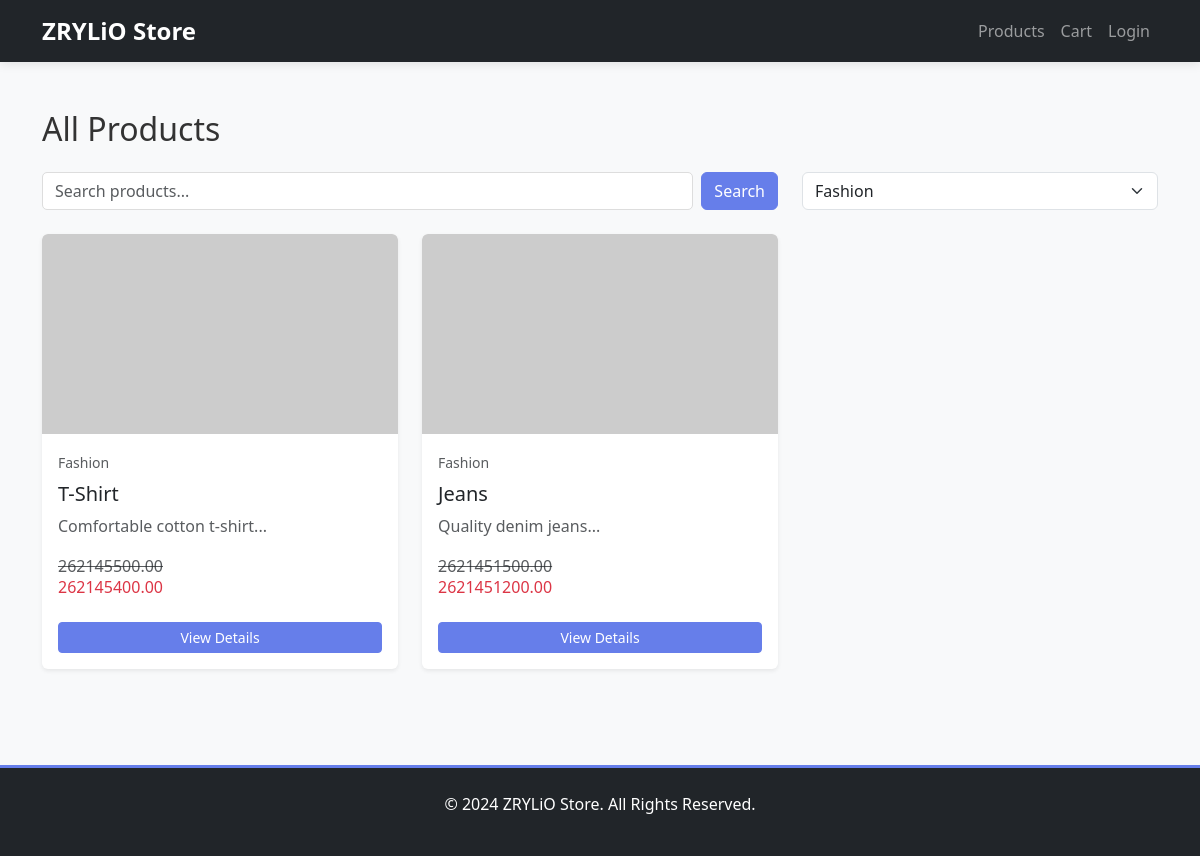
The app's page /products.php?category=2 with its own data.
### tables this page shows
CREATE TABLE products (
    id INT PRIMARY KEY AUTO_INCREMENT,
    category_id INT NOT NULL,
    name VARCHAR(200) NOT NULL,
    slug VARCHAR(200) UNIQUE,
    description TEXT,
    price DECIMAL(10, 2) NOT NULL,
    discount_price DECIMAL(10, 2),
    stock INT DEFAULT 0,
    image VARCHAR(255),
    gallery JSON,
    status ENUM('active', 'inactive') DEFAULT 'active',
    created_at TIMESTAMP DEFAULT CURRENT_TIMESTAMP,
    updated_at TIMESTAMP DEFAULT CURRENT_TIMESTAMP ON UPDATE CURRENT_TIMESTAMP,
    FOREIGN KEY (category_id) REFERENCES categories(id) ON DELETE CASCADE
);

CREATE TABLE categories (
    id INT PRIMARY KEY AUTO_INCREMENT,
    name VARCHAR(100) NOT NULL,
    slug VARCHAR(100) UNIQUE,
    description TEXT,
    image VARCHAR(255),
    created_at TIMESTAMP DEFAULT CURRENT_TIMESTAMP
);

### products.php (the view, shortened to what this page needs)
<?php
require_once 'config.php';
$category_id = isset($_GET['category']) ? intval($_GET['category']) : null;
$search = isset($_GET['search']) ? $db->real_escape_string($_GET['search']) : '';
$query = "SELECT p.*, c.name as category_name FROM products p JOIN categories c ON p.category_id = c.id WHERE p.status = 'active'";
if ($category_id) {
    $query .= " AND p.category_id = $category_id";
}
$result = $db->query($query);
$products = $result->fetch_all(MYSQLI_ASSOC);
$cat_query = "SELECT * FROM categories";
$cat_result = $db->query($cat_query);
$categories = $cat_result->fetch_all(MYSQLI_ASSOC);
?>
<!DOCTYPE html>
<html lang="en">
<head>
    <link rel="stylesheet" href="https://cdn.jsdelivr.net/npm/bootstrap@5.3.0/dist/css/bootstrap.min.css">
    <link rel="stylesheet" href="css/style.css">
</head>
<body>
    <nav class="navbar navbar-expand-lg navbar-dark bg-dark sticky-top">
        <div class="container">
            <a class="navbar-brand fw-bold" href="index.php"><?php echo SITE_NAME; ?></a>
            <div class="collapse navbar-collapse" id="navbarNav">
                <ul class="navbar-nav ms-auto">
                    <li class="nav-item"><a class="nav-link" href="products.php">Products</a></li>
                    <li class="nav-item"><a class="nav-link" href="cart.php">Cart</a></li>
                    <?php if (isset($_SESSION['user_id'])): ?>
                        <li class="nav-item"><a class="nav-link" href="customer-dashboard.php">Dashboard</a></li>
                        <li class="nav-item"><a class="nav-link" href="logout.php">Logout</a></li>
                    <?php else: ?>
                        <li class="nav-item"><a class="nav-link" href="login.php">Login</a></li>
                    <?php endif; ?>
                </ul>
            </div>
        </div>
    </nav>
    <section class="py-5">
        <div class="container">
            <h2 class="mb-4">All Products</h2>
            <div class="row mb-4">
                <div class="col-md-8">
                    <form method="GET" class="d-flex gap-2">
                        <input type="text" name="search" class="form-control" placeholder="Search products..." value="<?php echo $search; ?>">
                        <button type="submit" class="btn btn-primary">Search</button>
                    </form>
                </div>
                <div class="col-md-4">
                    <select class="form-select" onchange="window.location.href='products.php?category=' + this.value">
                        <?php foreach ($categories as $cat): ?>
                            <option value="<?php echo $cat['id']; ?>" <?php echo ($category_id == $cat['id']) ? 'selected' : ''; ?>>
                                <?php echo $cat['name']; ?>
                            </option>
                        <?php endforeach; ?>
                    </select>
                </div>
            </div>
            <div class="row g-4">
                <?php if (count($products) > 0): ?>
                    <?php foreach ($products as $product): ?>
                    <div class="col-md-6 col-lg-4">
                        <div class="product-card card h-100 shadow-sm">
                            <img src="https://via.placeholder.com/300x200" class="card-img-top" alt="<?php echo $product['name']; ?>">
                            <div class="card-body">
                                <small class="text-muted"><?php echo $product['category_name']; ?></small>
                                <h5 class="card-title mt-2"><?php echo $product['name']; ?></h5>
                                <p class="card-text text-muted"><?php echo substr($product['description'], 0, 60); ?>...</p>
                                <div class="d-flex justify-content-between align-items-center mt-3">
                                    <div>
                                        <?php if ($product['discount_price']): ?>
                                            <span class="text-muted"><del><?php echo CURRENCY_SYMBOL; echo $product['price']; ?></del></span>
                                            <h6 class="text-danger"><?php echo CURRENCY_SYMBOL; echo $product['discount_price']; ?></h6>
                                        <?php else: ?>
                                            <h6><?php echo CURRENCY_SYMBOL; echo $product['price']; ?></h6>
                                        <?php endif; ?>
                                    </div>
                                </div>
                                <a href="product-details.php?id=<?php echo $product['id']; ?>" class="btn btn-primary btn-sm mt-3 w-100">View Details</a>
                            </div>
                        </div>
                    </div>
                    <?php endforeach; ?>
                <?php else: ?>
                    <div class="col-12">
                        <div class="alert alert-info text-center">No products found.</div>
                    </div>
                <?php endif; ?>
            </div>
        </div>
    </section>
    <footer class="bg-dark text-white py-4 mt-5">
        <div class="container text-center">
            <p>&copy; 2024 ZRYLiO Store. All Rights Reserved.</p>
        </div>
    </footer>
</body>
</html>

### css/style.css (style rules this page uses)
* { margin: 0; padding: 0; box-sizing: border-box; }
body { font-family: 'Segoe UI', Tahoma, Geneva, Verdana, sans-serif; background-color: #f8f9fa; color: #333; }
.product-card { transition: transform 0.3s, box-shadow 0.3s; border: none; overflow: hidden; }
.product-card img { height: 200px; object-fit: cover; }
.navbar { box-shadow: 0 2px 10px rgba(0, 0, 0, 0.1); }
.navbar-brand { font-size: 1.5rem; color: #fff !important; }
.form-control { border-radius: 5px; border: 1px solid #ddd; }
.btn-primary { background-color: #667eea; border-color: #667eea; }
footer { background-color: #1a1a1a; border-top: 3px solid #667eea; }

### records on screen
products: category.name "Fashion", name "T-Shirt", description "Comfortable cotton t-shirt", price "500.00", discount_price "400.00"
products: category.name "Fashion", name "Jeans", description "Quality denim jeans", price "1500.00", discount_price "1200.00"

### other values on screen
SITE_NAME "ZRYLiO Store"
form field value "Fashion"
